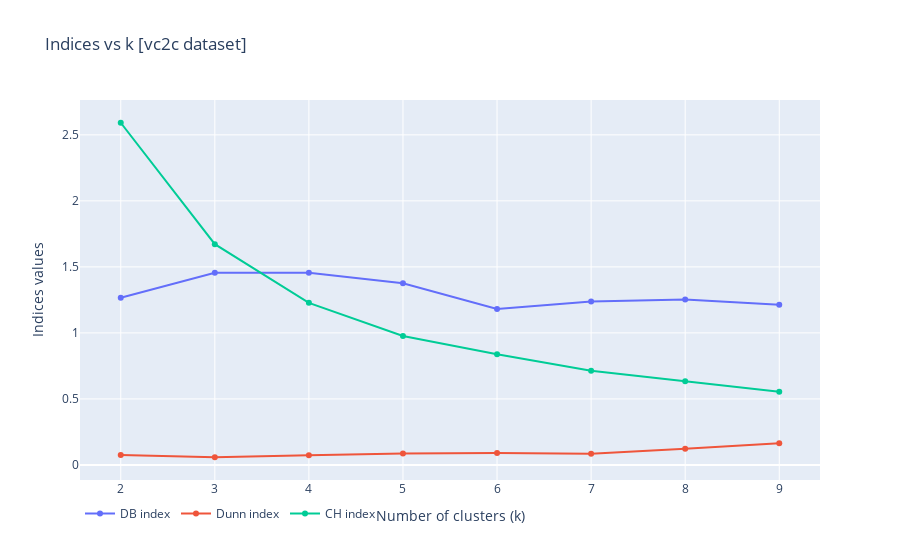
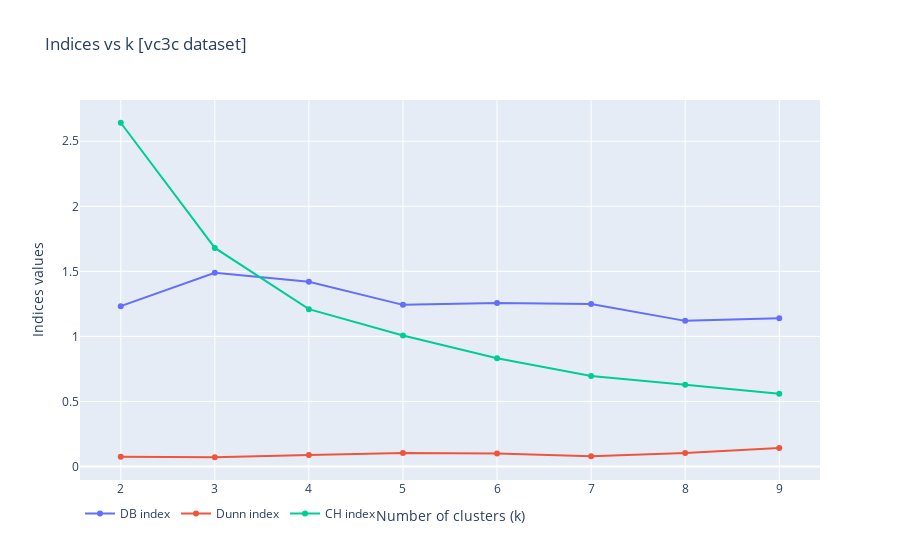
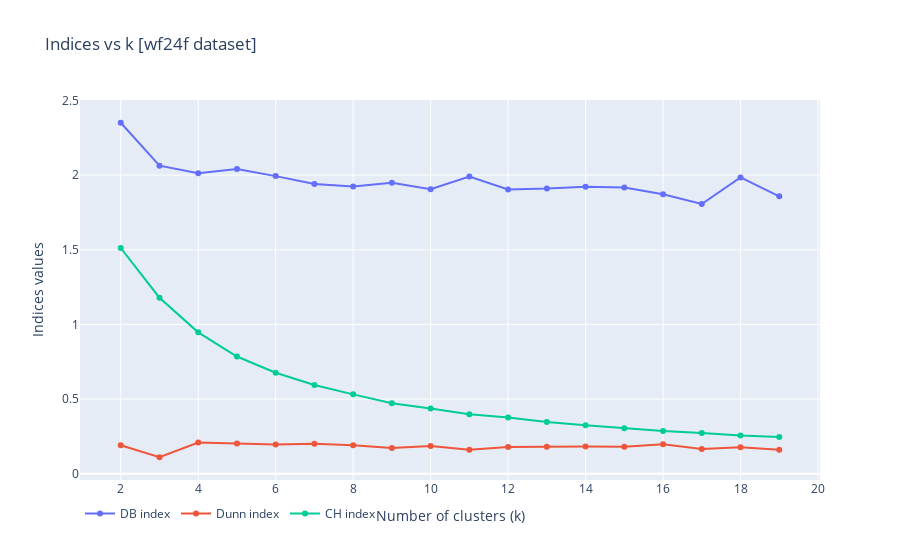
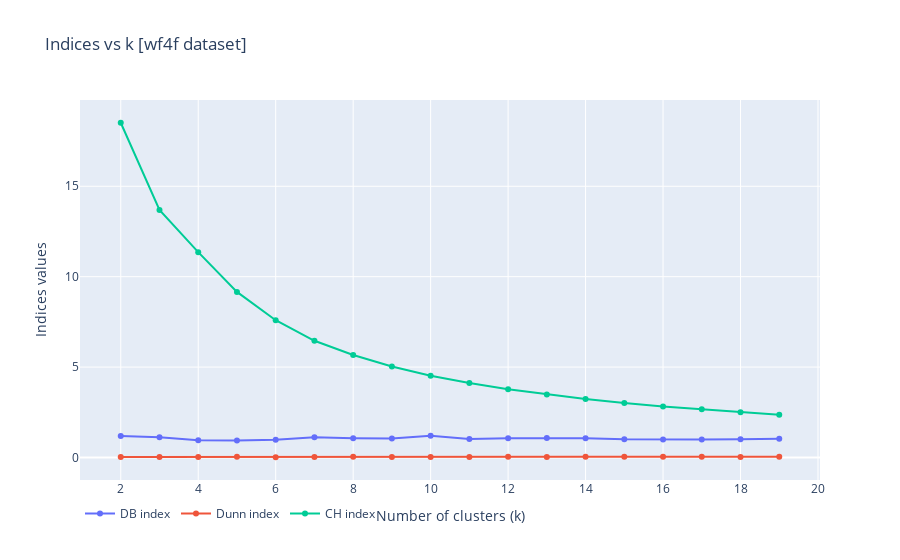

Notebook code for these charts, in order:
### Code cell
from devcode.utils.visualization import plot_validation_indices

for dataset_name in datasets:
    plot_validation_indices(dataset_name, validation_indices)
    #plot_db(db[dataset_name], dataset_name)
    for index_name, results_vec in validation_indices.items():
        results = results_vec[dataset_name]
        k_opt = np.argmin(results) if index_name=='DB' else np.argmax(results)
        k_opt += 2
        print("K_opt for {} dataset using {} index: {}".format(
              dataset_name, index_name, k_opt))
        
    #print("K_opt for {} dataset is: {}".format(dataset_name, np.argmin(db[dataset_name])+2))

### Figure 1 — Plotly figure (JSON) as saved in the notebook; plotly's stock layout.template omitted (floating-point values rounded to 4 significant figures)
{"data": [{"mode": "lines+markers", "name": "DB index", "type": "scatter", "x": [2, 3, 4, 5, 6, 7, 8, 9], "y": [1.267, 1.455, 1.456, 1.376, 1.181, 1.237, 1.253, 1.213]}, {"mode": "lines+markers", "name": "Dunn index", "type": "scatter", "x": [2, 3, 4, 5, 6, 7, 8, 9], "y": [0.07501, 0.05814, 0.07348, 0.08714, 0.08965, 0.08384, 0.1216, 0.1648]}, {"mode": "lines+markers", "name": "CH index", "type": "scatter", "x": [2, 3, 4, 5, 6, 7, 8, 9], "y": [2.592, 1.672, 1.228, 0.977, 0.8377, 0.7127, 0.634, 0.5534]}], "layout": {"legend": {"orientation": "h", "y": -0.05}, "title": {"text": "Indices vs k [vc2c dataset]"}, "xaxis": {"title": {"text": "Number of clusters (k)"}}, "yaxis": {"title": {"text": "Indices values"}}}}

### Figure 2 — Plotly figure (JSON) as saved in the notebook; plotly's stock layout.template omitted (floating-point values rounded to 4 significant figures)
{"data": [{"mode": "lines+markers", "name": "DB index", "type": "scatter", "x": [2, 3, 4, 5, 6, 7, 8, 9], "y": [1.232, 1.489, 1.419, 1.242, 1.256, 1.249, 1.119, 1.14]}, {"mode": "lines+markers", "name": "Dunn index", "type": "scatter", "x": [2, 3, 4, 5, 6, 7, 8, 9], "y": [0.0755, 0.07105, 0.08868, 0.1041, 0.09953, 0.07937, 0.103, 0.142]}, {"mode": "lines+markers", "name": "CH index", "type": "scatter", "x": [2, 3, 4, 5, 6, 7, 8, 9], "y": [2.642, 1.68, 1.209, 1.006, 0.8313, 0.6948, 0.6287, 0.5597]}], "layout": {"legend": {"orientation": "h", "y": -0.05}, "title": {"text": "Indices vs k [vc3c dataset]"}, "xaxis": {"title": {"text": "Number of clusters (k)"}}, "yaxis": {"title": {"text": "Indices values"}}}}

### Figure 3 — Plotly figure (JSON) as saved in the notebook; plotly's stock layout.template omitted (floating-point values rounded to 4 significant figures)
{"data": [{"mode": "lines+markers", "name": "DB index", "type": "scatter", "x": [2, 3, 4, 5, 6, 7, 8, 9, 10, 11, 12, 13, 14, 15, 16, 17, 18, 19], "y": [2.351, 2.063, 2.012, 2.041, 1.994, 1.941, 1.924, 1.948, 1.906, 1.99, 1.904, 1.911, 1.923, 1.917, 1.872, 1.807, 1.985, 1.858]}, {"mode": "lines+markers", "name": "Dunn index", "type": "scatter", "x": [2, 3, 4, 5, 6, 7, 8, 9, 10, 11, 12, 13, 14, 15, 16, 17, 18, 19], "y": [0.1909, 0.1106, 0.2091, 0.2034, 0.1956, 0.2004, 0.1917, 0.1731, 0.1856, 0.161, 0.1791, 0.1811, 0.1834, 0.1803, 0.1982, 0.1661, 0.1768, 0.161]}, {"mode": "lines+markers", "name": "CH index", "type": "scatter", "x": [2, 3, 4, 5, 6, 7, 8, 9, 10, 11, 12, 13, 14, 15, 16, 17, 18, 19], "y": [1.512, 1.179, 0.9471, 0.7852, 0.6763, 0.595, 0.5318, 0.4725, 0.4373, 0.3993, 0.3766, 0.347, 0.3241, 0.305, 0.2871, 0.2722, 0.2557, 0.2456]}], "layout": {"legend": {"orientation": "h", "y": -0.05}, "title": {"text": "Indices vs k [wf24f dataset]"}, "xaxis": {"title": {"text": "Number of clusters (k)"}}, "yaxis": {"title": {"text": "Indices values"}}}}

### Figure 4 — Plotly figure (JSON) as saved in the notebook; plotly's stock layout.template omitted (floating-point values rounded to 4 significant figures)
{"data": [{"mode": "lines+markers", "name": "DB index", "type": "scatter", "x": [2, 3, 4, 5, 6, 7, 8, 9, 10, 11, 12, 13, 14, 15, 16, 17, 18, 19], "y": [1.184, 1.113, 0.9587, 0.9402, 0.9833, 1.125, 1.069, 1.046, 1.201, 1.025, 1.066, 1.077, 1.064, 1.004, 0.9928, 0.9883, 1.013, 1.033]}, {"mode": "lines+markers", "name": "Dunn index", "type": "scatter", "x": [2, 3, 4, 5, 6, 7, 8, 9, 10, 11, 12, 13, 14, 15, 16, 17, 18, 19], "y": [0.02931, 0.02734, 0.02734, 0.03631, 0.01352, 0.02454, 0.03578, 0.02934, 0.0255, 0.03216, 0.03478, 0.03262, 0.03747, 0.04093, 0.03881, 0.04206, 0.02939, 0.03445]}, {"mode": "lines+markers", "name": "CH index", "type": "scatter", "x": [2, 3, 4, 5, 6, 7, 8, 9, 10, 11, 12, 13, 14, 15, 16, 17, 18, 19], "y": [18.51, 13.69, 11.36, 9.159, 7.594, 6.454, 5.667, 5.037, 4.525, 4.115, 3.778, 3.483, 3.23, 3.02, 2.822, 2.665, 2.509, 2.364]}], "layout": {"legend": {"orientation": "h", "y": -0.05}, "title": {"text": "Indices vs k [wf4f dataset]"}, "xaxis": {"title": {"text": "Number of clusters (k)"}}, "yaxis": {"title": {"text": "Indices values"}}}}
